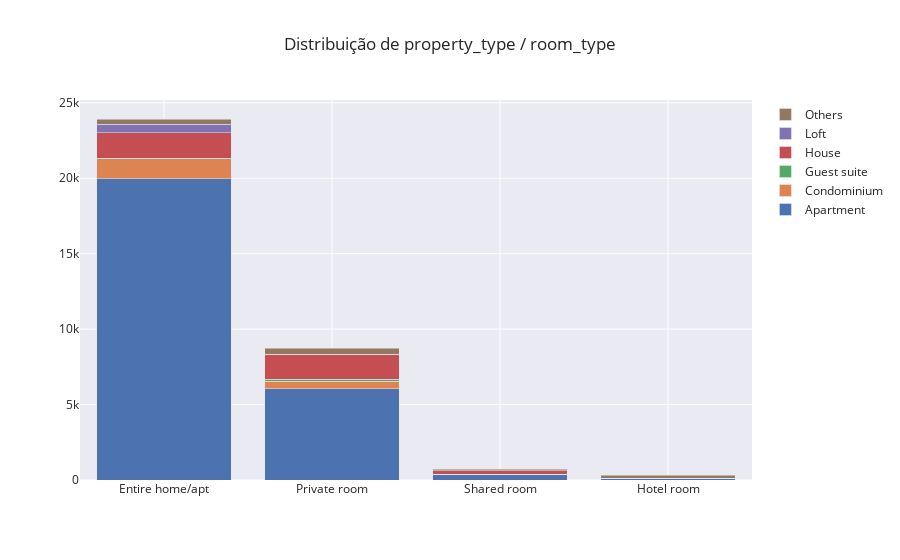

The notebook cell this image was saved under:
### Code cell
df_listings = df

df_temp = df_listings[["property_type", "room_type", "host_is_superhost"]].groupby(["room_type", "property_type"]).count()
df_temp = pd.DataFrame(df_temp).reset_index()

y_values = df_temp["property_type"].unique().tolist()

temp = {}
for each in y_values:
    y_lst = []
    for room_type in room_types:
        try:
            value = df_temp[(df_temp["property_type"] == each) & 
                            (df_temp["room_type"] == room_type)]["host_is_superhost"].values[0]
        except:
            value = 0
        finally:
            y_lst.append(value)
    temp[each] = y_lst

fig = go.Figure()

for each in y_values:
    fig.add_trace(go.Bar(x=room_types, y=temp[each], name=each))

fig.update_layout(barmode='stack', template="seaborn", title="Distribuição de property_type / room_type")
fig.show()

### Figure 1 — Plotly figure (JSON) as saved in the notebook; plotly's stock layout.template omitted (floating-point values rounded to 4 significant figures)
{"data": [{"name": "Apartment", "type": "bar", "x": ["Entire home/apt", "Private room", "Shared room", "Hotel room"], "y": [19954, 6059, 345, 122]}, {"name": "Condominium", "type": "bar", "x": ["Entire home/apt", "Private room", "Shared room", "Hotel room"], "y": [1337, 487, 27, 0]}, {"name": "Guest suite", "type": "bar", "x": ["Entire home/apt", "Private room", "Shared room", "Hotel room"], "y": [52, 145, 5, 0]}, {"name": "House", "type": "bar", "x": ["Entire home/apt", "Private room", "Shared room", "Hotel room"], "y": [1676, 1598, 230, 0]}, {"name": "Loft", "type": "bar", "x": ["Entire home/apt", "Private room", "Shared room", "Hotel room"], "y": [564, 44, 13, 0]}, {"name": "Others", "type": "bar", "x": ["Entire home/apt", "Private room", "Shared room", "Hotel room"], "y": [346, 402, 95, 194]}], "layout": {"barmode": "stack", "title": {"text": "Distribuição de property_type / room_type"}}}
